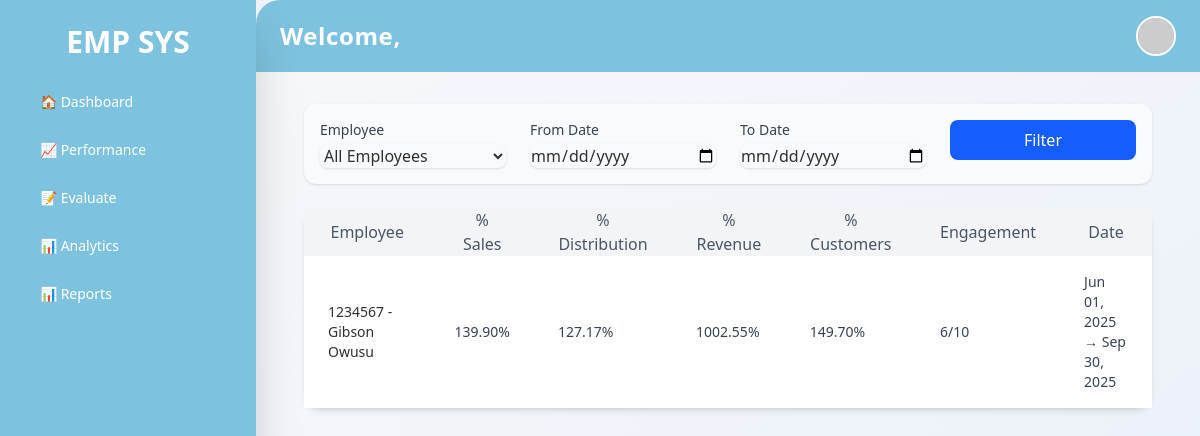
Page /performance/ (signed in) on the committed database.
### performance_app/models.py (models this page shows)
class PerformanceRecord(models.Model):
    employee = models.ForeignKey(EmployeeProfile, on_delete=models.CASCADE)
    sales_target = models.FloatField(default=0.00)
    sales_volume = models.FloatField(default=0.00)
    distribution_target = models.FloatField(default=0.00)
    distribution_volume = models.FloatField(default=0.00)
    revenue_target = models.FloatField(default=0.00)
    revenue_volume = models.FloatField(default=0.00)
    customer_base_target = models.FloatField(default=0.00)
    customer_base_volume = models.FloatField(default=0.00)
    team_engagement_score = models.IntegerField(default=0)  # e.g., from 1 to 10
    performance_start_date = models.DateField(blank=True, null=True)
    performance_end_date = models.DateField(blank=True, null=True)
    data_created = models.DateTimeField(auto_now_add=True, blank=True, null=True)
    data_updated = models.DateTimeField(auto_now=True, blank=True, null=True)
    created_by = models.ForeignKey(User, related_name='created_records', on_delete=models.CASCADE, null=True, blank=True)
    updated_by = models.ForeignKey(User, related_name='updated_records', on_delete=models.CASCADE, null=True, blank=True)
    @property
    def sales_achieved_percent(self):
        return (self.sales_volume / self.sales_target * 100) if self.sales_target else 0
    @property
    def distribution_achieved_percent(self):
        return (self.distribution_volume / self.distribution_target * 100) if self.distribution_target else 0
    @property
    def revenue_achieved_percent(self):
        return (self.revenue_volume / self.revenue_target * 100) if self.revenue_target else 0
    @property
    def customer_base_achieved_percent(self):
        return (self.customer_base_volume / self.customer_base_target * 100) if self.customer_base_target else 0

class EmployeeProfile(models.Model):
    user = models.OneToOneField(User, on_delete=models.CASCADE)
    first_name = models.CharField(max_length=100, blank=True, null=True)
    last_name = models.CharField(max_length=100, blank=True, null=True)
    department = models.CharField(max_length=100)
    job_title = models.CharField(max_length=100)
    date_hired = models.DateField()
    phone = models.CharField(max_length=15, blank=True, null=True)
    address = models.TextField(null=True, blank=True)
    emergency_contact_name = models.CharField(max_length=100, null=True, blank=True)
    emergency_contact_phone = models.CharField(max_length=15, null=True, blank=True)
    emergency_relationship = models.CharField(max_length=50, null=True, blank=True)
    data_created = models.DateTimeField(auto_now_add=True, blank=True, null=True)
    data_updated = models.DateTimeField(auto_now=True, blank=True, null=True)
    created_by = models.ForeignKey(User, related_name='created_employee', on_delete=models.CASCADE, null=True, blank=True)
    updated_by = models.ForeignKey(User, related_name='updated_employee', on_delete=models.CASCADE, null=True, blank=True)
    def __str__(self):
        return f"{self.user.employee_id} - {self.first_name} {self.last_name}"

class User(AbstractBaseUser, PermissionsMixin):
    ROLE_CHOICES = [
        ('HR', 'HR'),
        ('HIGH_MANAGER', 'High Level Manager'),
        ('MIDDLE_MANAGER', 'Middle Level Manager'),
        ('MANAGER', 'Low Level Manager'),
        ('EMPLOYEE', 'Employee'),
    ]
    employee_id = models.CharField(max_length=20, unique=True)
    role = models.CharField(max_length=20, choices=ROLE_CHOICES)
    branch = models.CharField(max_length=100, blank=True, null=True)
    is_active = models.BooleanField(default=True)
    is_staff = models.BooleanField(default=False)
    USERNAME_FIELD = 'employee_id'
    REQUIRED_FIELDS = []
    objects = CustomUserManager()
    def __str__(self):
        return f"{self.employee_id} - {self.role}"

### performance_app/views.py (the view)
# urls.py: path('performance/', views.performance_record_list, name='performance_record_list'),
@login_required
def performance_record_list(request):
    user = request.user
    records = PerformanceRecord.objects.select_related('employee', 'employee__user').order_by('-performance_start_date')
    employees = EmployeeProfile.objects.select_related('user')
    if user.role == 'MANAGER':
        employees = employees.filter(user__role='EMPLOYEE')  # Only show actual employees
    elif user.role == 'MIDDLE_MANAGER':
        employees = employees.filter(user__role='MANAGER')
    elif user.role == 'HIGH_LEVEL_MANAGER':
        employees = employees.filter(user__role='MIDDLE_MANAGER')
    else:
        employees = None
    employee_id = request.GET.get('employee')
    start_date = request.GET.get('start_date')
    end_date = request.GET.get('end_date')
    if employee_id:
        records = records.filter(employee_id=employee_id)
    if start_date and end_date:
        records = records.filter(
            performance_start_date__gte=start_date,
            performance_end_date__lte=end_date
        )
    context = {
        'records': records,
        'employees': employees,
        'selected_employee': int(employee_id) if employee_id else None,
        'start_date': start_date,
        'end_date': end_date,
    }
    return render(request, 'dashboard/low_level_manager/performance_records.html', context)

### theme/templates/dashboard/low_level_manager/performance_records.html (shortened to what this page needs)
{% extends 'base.html' %}
{% load static %}
{% block content %}
<div class="container mx-auto py-10 px-4 sm:px-6 lg:px-8 animate-fade-in">
    <form method="get" class="mb-12 w-full">
        <div class="flex flex-wrap md:flex-nowrap items-end gap-6 bg-gray-50 p-4 rounded-xl shadow-sm">
            <div class="flex flex-col w-full md:w-1/4">
                <label for="employee" class="text-sm font-medium text-gray-700">Employee</label>
                <select name="employee" id="employee"
                        class="mt-1 border-gray-300 focus:ring-blue-500 focus:border-blue-500 rounded-lg shadow-sm">
                    <option value="">All Employees</option>
                </select>
            </div>
            <div class="flex flex-col w-full md:w-1/4">
                <label for="start_date" class="text-sm font-medium text-gray-700">From Date</label>
                <input type="date" name="start_date" id="start_date" value="{{ start_date }}"
                       class="mt-1 border-gray-300 focus:ring-blue-500 focus:border-blue-500 rounded-lg shadow-sm">
            </div>
            <div class="flex flex-col w-full md:w-1/4">
                <label for="end_date" class="text-sm font-medium text-gray-700">To Date</label>
                <input type="date" name="end_date" id="end_date" value="{{ end_date }}"
                       class="mt-1 border-gray-300 focus:ring-blue-500 focus:border-blue-500 rounded-lg shadow-sm">
            </div>
            <div class="flex flex-col w-full md:w-auto">
                <button type="submit"
                        class="bg-blue-600 hover:bg-blue-700 text-white px-6 py-2 mt-[28px] rounded-lg shadow transition whitespace-nowrap">
                    Filter
                </button>
            </div>
        </div>
    </form>
    <br>
    <div class="overflow-x-auto bg-white rounded-2xl shadow-md animate-fade-in-up">
        <table id="performanceTable" class="min-w-full divide-y divide-gray-200">
            <thead class="bg-gray-100">
                <tr>
                    <th class="px-6 py-3 text-left text-xs font-medium text-gray-600 uppercase">Employee</th>
                    <th class="px-6 py-3 text-left text-xs font-medium text-gray-600 uppercase">% Sales</th>
                    <th class="px-6 py-3 text-left text-xs font-medium text-gray-600 uppercase">% Distribution</th>
                    <th class="px-6 py-3 text-left text-xs font-medium text-gray-600 uppercase">% Revenue</th>
                    <th class="px-6 py-3 text-left text-xs font-medium text-gray-600 uppercase">% Customers</th>
                    <th class="px-6 py-3 text-left text-xs font-medium text-gray-600 uppercase">Engagement</th>
                    <th class="px-6 py-3 text-left text-xs font-medium text-gray-600 uppercase">Date</th>
                </tr>
            </thead>
            <tbody class="bg-white divide-y divide-gray-100">
                {% for record in records %}
                <tr class="hover:bg-gray-50 transition duration-300">
                    <td class="px-6 py-4 text-sm font-medium text-gray-900">{{ record.employee }}</td>
                    <td class="px-6 py-4 text-sm text-gray-700">{{ record.sales_achieved_percent|floatformat:2 }}%</td>
                    <td class="px-6 py-4 text-sm text-gray-700">{{ record.distribution_achieved_percent|floatformat:2 }}%</td>
                    <td class="px-6 py-4 text-sm text-gray-700">{{ record.revenue_achieved_percent|floatformat:2 }}%</td>
                    <td class="px-6 py-4 text-sm text-gray-700">{{ record.customer_base_achieved_percent|floatformat:2 }}%</td>
                    <td class="px-6 py-4 text-sm text-gray-700">{{ record.team_engagement_score }}/10</td>
                    <td class="px-6 py-4 text-sm text-gray-700">
                        {{ record.performance_start_date|date:"M d, Y" }} → {{ record.performance_end_date|date:"M d, Y" }}
                    </td>
                </tr>
                {% empty %}
                <tr>
                    <td colspan="8" class="px-6 py-4 text-center text-gray-500">No performance records found.</td>
                </tr>
                {% endfor %}
            </tbody>
        </table>
    </div>
</div>
{% endblock %}

### theme/templates/dashboard/low_level_manager/performance_records.html (style rules this page uses)
.animate-fade-in { animation: fade-in 0.4s ease-out both; }
.animate-fade-in-up { animation: fade-in-up 0.6s ease-out both; }

### rows in the picture
PerformanceRecord: employee "1234567 - Gibson Owusu", sales_achieved_percent "139.90", distribution_achieved_percent "127.17", revenue_achieved_percent "1002.55", customer_base_achieved_percent "149.70", team_engagement_score "6", performance_start_date "Jun 01, 2025", performance_end_date "Sep 30, 2025"
